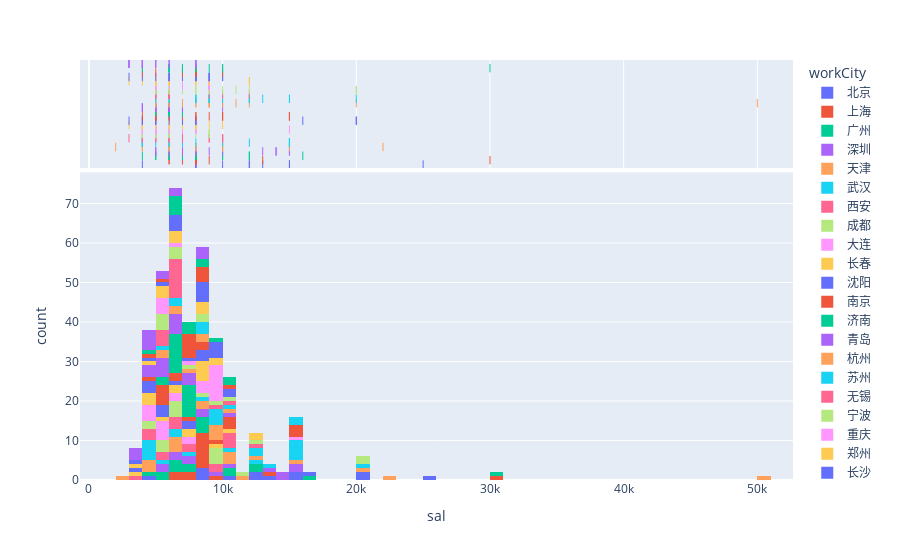

Notebook source saved alongside this figure:
### Code cell
ep.histogram(data, x='sal', color='workCity', marginal="rug",)

### Figure 1 — Plotly figure (JSON) as saved in the notebook; plotly's stock layout.template omitted (floating-point values rounded to 4 significant figures)
{"data": [{"alignmentgroup": "True", "bingroup": "x", "hovertemplate": "workCity=北京<br>sal=%{x}<br>count=%{y}<extra></extra>", "legendgroup": "北京", "marker": {"color": "#636efa", "pattern": {"shape": ""}}, "name": "北京", "offsetgroup": "北京", "orientation": "v", "showlegend": true, "type": "histogram", "x": [8000, 25000, 8000, 8000, 15000, 10000, 12000, null, null, null, 15000, 13000, null, 12000, 4000], "xaxis": "x", "yaxis": "y"}, {"alignmentgroup": "True", "boxpoints": "all", "fillcolor": "rgba(255,255,255,0)", "hoveron": "points", "hovertemplate": "workCity=北京<br>sal=%{x}<extra></extra>", "jitter": 0, "legendgroup": "北京", "line": {"color": "rgba(255,255,255,0)"}, "marker": {"color": "#636efa", "symbol": "line-ns-open"}, "name": "北京", "offsetgroup": "北京", "showlegend": false, "type": "box", "x": [8000, 25000, 8000, 8000, 15000, 10000, 12000, null, null, null, 15000, 13000, null, 12000, 4000], "xaxis": "x2", "yaxis": "y2"}, {"alignmentgroup": "True", "bingroup": "x", "hovertemplate": "workCity=上海<br>sal=%{x}<br>count=%{y}<extra></extra>", "legendgroup": "上海", "marker": {"color": "#EF553B", "pattern": {"shape": ""}}, "name": "上海", "offsetgroup": "上海", "orientation": "v", "showlegend": true, "type": "histogram", "x": [null, 8000, 8000, 6000, 8000, 7000, 7000, 13000, 30000, 6000, 8000, 8000, 9000, 8000, 8000, 8000, 8000], "xaxis": "x", "yaxis": "y"}, {"alignmentgroup": "True", "boxpoints": "all", "fillcolor": "rgba(255,255,255,0)", "hoveron": "points", "hovertemplate": "workCity=上海<br>sal=%{x}<extra></extra>", "jitter": 0, "legendgroup": "上海", "line": {"color": "rgba(255,255,255,0)"}, "marker": {"color": "#EF553B", "symbol": "line-ns-open"}, "name": "上海", "offsetgroup": "上海", "showlegend": false, "type": "box", "x": [null, 8000, 8000, 6000, 8000, 7000, 7000, 13000, 30000, 6000, 8000, 8000, 9000, 8000, 8000, 8000, 8000], "xaxis": "x2", "yaxis": "y2"}, {"alignmentgroup": "True", "bingroup": "x", "hovertemplate": "workCity=广州<br>sal=%{x}<br>count=%{y}<extra></extra>", "legendgroup": "广州", "marker": {"color": "#00cc96", "pattern": {"shape": ""}}, "name": "广州", "offsetgroup": "广州", "orientation": "v", "showlegend": true, "type": "histogram", "x": [8000, 7000, 8000, 6000, 5000, 4000, 8000, 10000, 6000, 16000, 12000, 5000, 7000, 10000, 6000, 8000, 12000], "xaxis": "x", "yaxis": "y"}, {"alignmentgroup": "True", "boxpoints": "all", "fillcolor": "rgba(255,255,255,0)", "hoveron": "points", "hovertemplate": "workCity=广州<br>sal=%{x}<extra></extra>", "jitter": 0, "legendgroup": "广州", "line": {"color": "rgba(255,255,255,0)"}, "marker": {"color": "#00cc96", "symbol": "line-ns-open"}, "name": "广州", "offsetgroup": "广州", "showlegend": false, "type": "box", "x": [8000, 7000, 8000, 6000, 5000, 4000, 8000, 10000, 6000, 16000, 12000, 5000, 7000, 10000, 6000, 8000, 12000], "xaxis": "x2", "yaxis": "y2"}, {"alignmentgroup": "True", "bingroup": "x", "hovertemplate": "workCity=深圳<br>sal=%{x}<br>count=%{y}<extra></extra>", "legendgroup": "深圳", "marker": {"color": "#ab63fa", "pattern": {"shape": ""}}, "name": "深圳", "offsetgroup": "深圳", "orientation": "v", "showlegend": true, "type": "histogram", "x": [7000, 6000, 10000, 9000, 8000, null, 6000, 5000, 7000, 15000, 5000, 8000, 14000, 14000, 15000, 13000], "xaxis": "x", "yaxis": "y"}, {"alignmentgroup": "True", "boxpoints": "all", "fillcolor": "rgba(255,255,255,0)", "hoveron": "points", "hovertemplate": "workCity=深圳<br>sal=%{x}<extra></extra>", "jitter": 0, "legendgroup": "深圳", "line": {"color": "rgba(255,255,255,0)"}, "marker": {"color": "#ab63fa", "symbol": "line-ns-open"}, "name": "深圳", "offsetgroup": "深圳", "showlegend": false, "type": "box", "x": [7000, 6000, 10000, 9000, 8000, null, 6000, 5000, 7000, 15000, 5000, 8000, 14000, 14000, 15000, 13000], "xaxis": "x2", "yaxis": "y2"}, {"alignmentgroup": "True", "bingroup": "x", "hovertemplate": "workCity=天津<br>sal=%{x}<br>count=%{y}<extra></extra>", "legendgroup": "天津", "marker": {"color": "#FFA15A", "pattern": {"shape": ""}}, "name": "天津", "offsetgroup": "天津", "orientation": "v", "showlegend": true, "type": "histogram", "x": [8000, 10000, 15000, 4000, 6000, 4000, 6000, 6000, null, 4000, 10000, 6000, 2000, 10000, 8000, 22000], "xaxis": "x", "yaxis": "y"}, {"alignmentgroup": "True", "boxpoints": "all", "fillcolor": "rgba(255,255,255,0)", "hoveron": "points", "hovertemplate": "workCity=天津<br>sal=%{x}<extra></extra>", "jitter": 0, "legendgroup": "天津", "line": {"color": "rgba(255,255,255,0)"}, "marker": {"color": "#FFA15A", "symbol": "line-ns-open"}, "name": "天津", "offsetgroup": "天津", "showlegend": false, "type": "box", "x": [8000, 10000, 15000, 4000, 6000, 4000, 6000, 6000, null, 4000, 10000, 6000, 2000, 10000, 8000, 22000], "xaxis": "x2", "yaxis": "y2"}, {"alignmentgroup": "True", "bingroup": "x", "hovertemplate": "workCity=武汉<br>sal=%{x}<br>count=%{y}<extra></extra>", "legendgroup": "武汉", "marker": {"color": "#19d3f3", "pattern": {"shape": ""}}, "name": "武汉", "offsetgroup": "武汉", "orientation": "v", "showlegend": true, "type": "histogram", "x": [15000, 7000, 4000, 4000, 4000, 6000, 15000, 15000, 15000, 5000, 10000, 15000, 6000, null, 4000, 4000, null, 8000, 12000], "xaxis": "x", "yaxis": "y"}, {"alignmentgroup": "True", "boxpoints": "all", "fillcolor": "rgba(255,255,255,0)", "hoveron": "points", "hovertemplate": "workCity=武汉<br>sal=%{x}<extra></extra>", "jitter": 0, "legendgroup": "武汉", "line": {"color": "rgba(255,255,255,0)"}, "marker": {"color": "#19d3f3", "symbol": "line-ns-open"}, "name": "武汉", "offsetgroup": "武汉", "showlegend": false, "type": "box", "x": [15000, 7000, 4000, 4000, 4000, 6000, 15000, 15000, 15000, 5000, 10000, 15000, 6000, null, 4000, 4000, null, 8000, 12000], "xaxis": "x2", "yaxis": "y2"}, {"alignmentgroup": "True", "bingroup": "x", "hovertemplate": "workCity=西安<br>sal=%{x}<br>count=%{y}<extra></extra>", "legendgroup": "西安", "marker": {"color": "#FF6692", "pattern": {"shape": ""}}, "name": "西安", "offsetgroup": "西安", "orientation": "v", "showlegend": true, "type": "histogram", "x": [4000, 3000, 10000, 4000, 9000, 10000, 10000, 6000, 5000, 7000, 6000, 10000, 4000, 6000, null, 9000, 5000, 7000], "xaxis": "x", "yaxis": "y"}, {"alignmentgroup": "True", "boxpoints": "all", "fillcolor": "rgba(255,255,255,0)", "hoveron": "points", "hovertemplate": "workCity=西安<br>sal=%{x}<extra></extra>", "jitter": 0, "legendgroup": "西安", "line": {"color": "rgba(255,255,255,0)"}, "marker": {"color": "#FF6692", "symbol": "line-ns-open"}, "name": "西安", "offsetgroup": "西安", "showlegend": false, "type": "box", "x": [4000, 3000, 10000, 4000, 9000, 10000, 10000, 6000, 5000, 7000, 6000, 10000, 4000, 6000, null, 9000, 5000, 7000], "xaxis": "x2", "yaxis": "y2"}, {"alignmentgroup": "True", "bingroup": "x", "hovertemplate": "workCity=成都<br>sal=%{x}<br>count=%{y}<extra></extra>", "legendgroup": "成都", "marker": {"color": "#B6E880", "pattern": {"shape": ""}}, "name": "成都", "offsetgroup": "成都", "orientation": "v", "showlegend": true, "type": "histogram", "x": [null, null, 4000, 6000, 9000, 6000, 5000, 6000, 5000, 5000, 9000, 9000, 8000, 6000, 4000, 9000], "xaxis": "x", "yaxis": "y"}, {"alignmentgroup": "True", "boxpoints": "all", "fillcolor": "rgba(255,255,255,0)", "hoveron": "points", "hovertemplate": "workCity=成都<br>sal=%{x}<extra></extra>", "jitter": 0, "legendgroup": "成都", "line": {"color": "rgba(255,255,255,0)"}, "marker": {"color": "#B6E880", "symbol": "line-ns-open"}, "name": "成都", "offsetgroup": "成都", "showlegend": false, "type": "box", "x": [null, null, 4000, 6000, 9000, 6000, 5000, 6000, 5000, 5000, 9000, 9000, 8000, 6000, 4000, 9000], "xaxis": "x2", "yaxis": "y2"}, {"alignmentgroup": "True", "bingroup": "x", "hovertemplate": "workCity=大连<br>sal=%{x}<br>count=%{y}<extra></extra>", "legendgroup": "大连", "marker": {"color": "#FF97FF", "pattern": {"shape": ""}}, "name": "大连", "offsetgroup": "大连", "orientation": "v", "showlegend": true, "type": "histogram", "x": [4000, 4000, 15000, 8000, 5000, 4000, 7000, 8000, 6000, 5000, 8000, 7000, 6000, 5000, 5000, 5000, 4000], "xaxis": "x", "yaxis": "y"}, {"alignmentgroup": "True", "boxpoints": "all", "fillcolor": "rgba(255,255,255,0)", "hoveron": "points", "hovertemplate": "workCity=大连<br>sal=%{x}<extra></extra>", "jitter": 0, "legendgroup": "大连", "line": {"color": "rgba(255,255,255,0)"}, "marker": {"color": "#FF97FF", "symbol": "line-ns-open"}, "name": "大连", "offsetgroup": "大连", "showlegend": false, "type": "box", "x": [4000, 4000, 15000, 8000, 5000, 4000, 7000, 8000, 6000, 5000, 8000, 7000, 6000, 5000, 5000, 5000, 4000], "xaxis": "x2", "yaxis": "y2"}, {"alignmentgroup": "True", "bingroup": "x", "hovertemplate": "workCity=长春<br>sal=%{x}<br>count=%{y}<extra></extra>", "legendgroup": "长春", "marker": {"color": "#FECB52", "pattern": {"shape": ""}}, "name": "长春", "offsetgroup": "长春", "orientation": "v", "showlegend": true, "type": "histogram", "x": [5000, 4000, 8000, 6000, 7000, 6000, 4000, 10000, 7000, 3000, 8000, 4000, 8000, 9000, 8000, 8000], "xaxis": "x", "yaxis": "y"}, {"alignmentgroup": "True", "boxpoints": "all", "fillcolor": "rgba(255,255,255,0)", "hoveron": "points", "hovertemplate": "workCity=长春<br>sal=%{x}<extra></extra>", "jitter": 0, "legendgroup": "长春", "line": {"color": "rgba(255,255,255,0)"}, "marker": {"color": "#FECB52", "symbol": "line-ns-open"}, "name": "长春", "offsetgroup": "长春", "showlegend": false, "type": "box", "x": [5000, 4000, 8000, 6000, 7000, 6000, 4000, 10000, 7000, 3000, 8000, 4000, 8000, 9000, 8000, 8000], "xaxis": "x2", "yaxis": "y2"}, {"alignmentgroup": "True", "bingroup": "x", "hovertemplate": "workCity=沈阳<br>sal=%{x}<br>count=%{y}<extra></extra>", "legendgroup": "沈阳", "marker": {"color": "#636efa", "pattern": {"shape": ""}}, "name": "沈阳", "offsetgroup": "沈阳", "orientation": "v", "showlegend": true, "type": "histogram", "x": [5000, null, 4000, 8000, 5000, 7000, 16000, 3000, 20000, 5000, 7000, 4000, 20000, null, 6000, 8000, 4000, 8000], "xaxis": "x", "yaxis": "y"}, {"alignmentgroup": "True", "boxpoints": "all", "fillcolor": "rgba(255,255,255,0)", "hoveron": "points", "hovertemplate": "workCity=沈阳<br>sal=%{x}<extra></extra>", "jitter": 0, "legendgroup": "沈阳", "line": {"color": "rgba(255,255,255,0)"}, "marker": {"color": "#636efa", "symbol": "line-ns-open"}, "name": "沈阳", "offsetgroup": "沈阳", "showlegend": false, "type": "box", "x": [5000, null, 4000, 8000, 5000, 7000, 16000, 3000, 20000, 5000, 7000, 4000, 20000, null, 6000, 8000, 4000, 8000], "xaxis": "x2", "yaxis": "y2"}, {"alignmentgroup": "True", "bingroup": "x", "hovertemplate": "workCity=南京<br>sal=%{x}<br>count=%{y}<extra></extra>", "legendgroup": "南京", "marker": {"color": "#EF553B", "pattern": {"shape": ""}}, "name": "南京", "offsetgroup": "南京", "orientation": "v", "showlegend": true, "type": "histogram", "x": [8000, 5000, 6000, 15000, 5000, 4000, 6000, 15000, 10000, 5000, 7000, 5000, 10000, 15000, 5000, 10000, 8000, 9000], "xaxis": "x", "yaxis": "y"}, {"alignmentgroup": "True", "boxpoints": "all", "fillcolor": "rgba(255,255,255,0)", "hoveron": "points", "hovertemplate": "workCity=南京<br>sal=%{x}<extra></extra>", "jitter": 0, "legendgroup": "南京", "line": {"color": "rgba(255,255,255,0)"}, "marker": {"color": "#EF553B", "symbol": "line-ns-open"}, "name": "南京", "offsetgroup": "南京", "showlegend": false, "type": "box", "x": [8000, 5000, 6000, 15000, 5000, 4000, 6000, 15000, 10000, 5000, 7000, 5000, 10000, 15000, 5000, 10000, 8000, 9000], "xaxis": "x2", "yaxis": "y2"}, {"alignmentgroup": "True", "bingroup": "x", "hovertemplate": "workCity=济南<br>sal=%{x}<br>count=%{y}<extra></extra>", "legendgroup": "济南", "marker": {"color": "#00cc96", "pattern": {"shape": ""}}, "name": "济南", "offsetgroup": "济南", "orientation": "v", "showlegend": true, "type": "histogram", "x": [6000, 6000, 7000, 5000, 7000, 6000, 7000, 6000, 6000, 6000, 7000, 6000, 7000, 7000, 7000, 6000, 6000, 7000, 5000, 6000], "xaxis": "x", "yaxis": "y"}, {"alignmentgroup": "True", "boxpoints": "all", "fillcolor": "rgba(255,255,255,0)", "hoveron": "points", "hovertemplate": "workCity=济南<br>sal=%{x}<extra></extra>", "jitter": 0, "legendgroup": "济南", "line": {"color": "rgba(255,255,255,0)"}, "marker": {"color": "#00cc96", "symbol": "line-ns-open"}, "name": "济南", "offsetgroup": "济南", "showlegend": false, "type": "box", "x": [6000, 6000, 7000, 5000, 7000, 6000, 7000, 6000, 6000, 6000, 7000, 6000, 7000, 7000, 7000, 6000, 6000, 7000, 5000, 6000], "xaxis": "x2", "yaxis": "y2"}, {"alignmentgroup": "True", "bingroup": "x", "hovertemplate": "workCity=青岛<br>sal=%{x}<br>count=%{y}<extra></extra>", "legendgroup": "青岛", "marker": {"color": "#ab63fa", "pattern": {"shape": ""}}, "name": "青岛", "offsetgroup": "青岛", "orientation": "v", "showlegend": true, "type": "histogram", "x": [7000, 6000, 6000, 6000, 6000, 4000, 10000, 5000, 4000, 6000, 4000, 5000, 7000, 5000, 5000, 5000, 7000], "xaxis": "x", "yaxis": "y"}, {"alignmentgroup": "True", "boxpoints": "all", "fillcolor": "rgba(255,255,255,0)", "hoveron": "points", "hovertemplate": "workCity=青岛<br>sal=%{x}<extra></extra>", "jitter": 0, "legendgroup": "青岛", "line": {"color": "rgba(255,255,255,0)"}, "marker": {"color": "#ab63fa", "symbol": "line-ns-open"}, "name": "青岛", "offsetgroup": "青岛", "showlegend": false, "type": "box", "x": [7000, 6000, 6000, 6000, 6000, 4000, 10000, 5000, 4000, 6000, 4000, 5000, 7000, 5000, 5000, 5000, 7000], "xaxis": "x2", "yaxis": "y2"}, {"alignmentgroup": "True", "bingroup": "x", "hovertemplate": "workCity=杭州<br>sal=%{x}<br>count=%{y}<extra></extra>", "legendgroup": "杭州", "marker": {"color": "#FFA15A", "pattern": {"shape": ""}}, "name": "杭州", "offsetgroup": "杭州", "orientation": "v", "showlegend": true, "type": "histogram", "x": [5000, 11000, 9000, 9000, 5000, 6000, null, 6000, null, 10000, 50000, 9000, 9000, 8000, 7000, 20000, 12000, 8000], "xaxis": "x", "yaxis": "y"}, {"alignmentgroup": "True", "boxpoints": "all", "fillcolor": "rgba(255,255,255,0)", "hoveron": "points", "hovertemplate": "workCity=杭州<br>sal=%{x}<extra></extra>", "jitter": 0, "legendgroup": "杭州", "line": {"color": "rgba(255,255,255,0)"}, "marker": {"color": "#FFA15A", "symbol": "line-ns-open"}, "name": "杭州", "offsetgroup": "杭州", "showlegend": false, "type": "box", "x": [5000, 11000, 9000, 9000, 5000, 6000, null, 6000, null, 10000, 50000, 9000, 9000, 8000, 7000, 20000, 12000, 8000], "xaxis": "x2", "yaxis": "y2"}, {"alignmentgroup": "True", "bingroup": "x", "hovertemplate": "workCity=苏州<br>sal=%{x}<br>count=%{y}<extra></extra>", "legendgroup": "苏州", "marker": {"color": "#19d3f3", "pattern": {"shape": ""}}, "name": "苏州", "offsetgroup": "苏州", "orientation": "v", "showlegend": true, "type": "histogram", "x": [6000, 15000, 10000, null, 5000, 9000, 9000, 15000, 12000, 8000, 13000, 6000, 9000, 12000, 20000, 8000, 8000, 9000, null], "xaxis": "x", "yaxis": "y"}, {"alignmentgroup": "True", "boxpoints": "all", "fillcolor": "rgba(255,255,255,0)", "hoveron": "points", "hovertemplate": "workCity=苏州<br>sal=%{x}<extra></extra>", "jitter": 0, "legendgroup": "苏州", "line": {"color": "rgba(255,255,255,0)"}, "marker": {"color": "#19d3f3", "symbol": "line-ns-open"}, "name": "苏州", "offsetgroup": "苏州", "showlegend": false, "type": "box", "x": [6000, 15000, 10000, null, 5000, 9000, 9000, 15000, 12000, 8000, 13000, 6000, 9000, 12000, 20000, 8000, 8000, 9000, null], "xaxis": "x2", "yaxis": "y2"}, {"alignmentgroup": "True", "bingroup": "x", "hovertemplate": "workCity=无锡<br>sal=%{x}<br>count=%{y}<extra></extra>", "legendgroup": "无锡", "marker": {"color": "#FF6692", "pattern": {"shape": ""}}, "name": "无锡", "offsetgroup": "无锡", "orientation": "v", "showlegend": true, "type": "histogram", "x": [6000, 10000, 6000, 5000, 6000, 5000, 12000, 6000, 6000, 6000, 6000, 6000, null, 9000, 6000, 6000, 5000, 5000], "xaxis": "x", "yaxis": "y"}, {"alignmentgroup": "True", "boxpoints": "all", "fillcolor": "rgba(255,255,255,0)", "hoveron": "points", "hovertemplate": "workCity=无锡<br>sal=%{x}<extra></extra>", "jitter": 0, "legendgroup": "无锡", "line": {"color": "rgba(255,255,255,0)"}, "marker": {"color": "#FF6692", "symbol": "line-ns-open"}, "name": "无锡", "offsetgroup": "无锡", "showlegend": false, "type": "box", "x": [6000, 10000, 6000, 5000, 6000, 5000, 12000, 6000, 6000, 6000, 6000, 6000, null, 9000, 6000, 6000, 5000, 5000], "xaxis": "x2", "yaxis": "y2"}, {"alignmentgroup": "True", "bingroup": "x", "hovertemplate": "workCity=宁波<br>sal=%{x}<br>count=%{y}<extra></extra>", "legendgroup": "宁波", "marker": {"color": "#B6E880", "pattern": {"shape": ""}}, "name": "宁波", "offsetgroup": "宁波", "orientation": "v", "showlegend": true, "type": "histogram", "x": [5000, 12000, 9000, 5000, 8000, null, 7000, 6000, 5000, 10000, 20000, 6000, 6000, 8000, 11000, 20000, 5000, null], "xaxis": "x", "yaxis": "y"}, {"alignmentgroup": "True", "boxpoints": "all", "fillcolor": "rgba(255,255,255,0)", "hoveron": "points", "hovertemplate": "workCity=宁波<br>sal=%{x}<extra></extra>", "jitter": 0, "legendgroup": "宁波", "line": {"color": "rgba(255,255,255,0)"}, "marker": {"color": "#B6E880", "symbol": "line-ns-open"}, "name": "宁波", "offsetgroup": "宁波", "showlegend": false, "type": "box", "x": [5000, 12000, 9000, 5000, 8000, null, 7000, 6000, 5000, 10000, 20000, 6000, 6000, 8000, 11000, 20000, 5000, null], "xaxis": "x2", "yaxis": "y2"}, {"alignmentgroup": "True", "bingroup": "x", "hovertemplate": "workCity=重庆<br>sal=%{x}<br>count=%{y}<extra></extra>", "legendgroup": "重庆", "marker": {"color": "#FF97FF", "pattern": {"shape": ""}}, "name": "重庆", "offsetgroup": "重庆", "orientation": "v", "showlegend": true, "type": "histogram", "x": [5000, 5000, 9000, 9000, 9000, 5000, 9000, 6000, 7000, 9000, 9000, 9000, 9000, null, 9000, 5000], "xaxis": "x", "yaxis": "y"}, {"alignmentgroup": "True", "boxpoints": "all", "fillcolor": "rgba(255,255,255,0)", "hoveron": "points", "hovertemplate": "workCity=重庆<br>sal=%{x}<extra></extra>", "jitter": 0, "legendgroup": "重庆", "line": {"color": "rgba(255,255,255,0)"}, "marker": {"color": "#FF97FF", "symbol": "line-ns-open"}, "name": "重庆", "offsetgroup": "重庆", "showlegend": false, "type": "box", "x": [5000, 5000, 9000, 9000, 9000, 5000, 9000, 6000, 7000, 9000, 9000, 9000, 9000, null, 9000, 5000], "xaxis": "x2", "yaxis": "y2"}, {"alignmentgroup": "True", "bingroup": "x", "hovertemplate": "workCity=郑州<br>sal=%{x}<br>count=%{y}<extra></extra>", "legendgroup": "郑州", "marker": {"color": "#FECB52", "pattern": {"shape": ""}}, "name": "郑州", "offsetgroup": "郑州", "orientation": "v", "showlegend": true, "type": "histogram", "x": [6000, 6000, 6000, 8000, 8000, 3000, 5000, 12000, 8000, 5000, 5000, 12000, 9000, 9000, 4000], "xaxis": "x", "yaxis": "y"}, {"alignmentgroup": "True", "boxpoints": "all", "fillcolor": "rgba(255,255,255,0)", "hoveron": "points", "hovertemplate": "workCity=郑州<br>sal=%{x}<extra></extra>", "jitter": 0, "legendgroup": "郑州", "line": {"color": "rgba(255,255,255,0)"}, "marker": {"color": "#FECB52", "symbol": "line-ns-open"}, "name": "郑州", "offsetgroup": "郑州", "showlegend": false, "type": "box", "x": [6000, 6000, 6000, 8000, 8000, 3000, 5000, 12000, 8000, 5000, 5000, 12000, 9000, 9000, 4000], "xaxis": "x2", "yaxis": "y2"}, {"alignmentgroup": "True", "bingroup": "x", "hovertemplate": "workCity=长沙<br>sal=%{x}<br>count=%{y}<extra></extra>", "legendgroup": "长沙", "marker": {"color": "#636efa", "pattern": {"shape": ""}}, "name": "长沙", "offsetgroup": "长沙", "orientation": "v", "showlegend": true, "type": "histogram", "x": [5000, 6000, 6000, 8000, 8000, 4000, 7000, 9000, 8000, 6000, 8000, 9000, 8000, null, 9000, 6000, 10000, 10000, 3000, 9000], "xaxis": "x", "yaxis": "y"}, {"alignmentgroup": "True", "boxpoints": "all", "fillcolor": "rgba(255,255,255,0)", "hoveron": "points", "hovertemplate": "workCity=长沙<br>sal=%{x}<extra></extra>", "jitter": 0, "legendgroup": "长沙", "line": {"color": "rgba(255,255,255,0)"}, "marker": {"color": "#636efa", "symbol": "line-ns-open"}, "name": "长沙", "offsetgroup": "长沙", "showlegend": false, "type": "box", "x": [5000, 6000, 6000, 8000, 8000, 4000, 7000, 9000, 8000, 6000, 8000, 9000, 8000, null, 9000, 6000, 10000, 10000, 3000, 9000], "xaxis": "x2", "yaxis": "y2"}, {"alignmentgroup": "True", "bingroup": "x", "hovertemplate": "workCity=福州<br>sal=%{x}<br>count=%{y}<extra></extra>", "legendgroup": "福州", "marker": {"color": "#EF553B", "pattern": {"shape": ""}}, "name": "福州", "offsetgroup": "福州", "orientation": "v", "showlegend": true, "type": "histogram", "x": [7000, 7000, 7000, 8000, 7000, 7000, 5000, 8000, 8000, 4000, null, 8000, 7000, 10000, null], "xaxis": "x", "yaxis": "y"}, {"alignmentgroup": "True", "boxpoints": "all", "fillcolor": "rgba(255,255,255,0)", "hoveron": "points", "hovertemplate": "workCity=福州<br>sal=%{x}<extra></extra>", "jitter": 0, "legendgroup": "福州", "line": {"color": "rgba(255,255,255,0)"}, "marker": {"color": "#EF553B", "symbol": "line-ns-open"}, "name": "福州", "offsetgroup": "福州", "showlegend": false, "type": "box", "x": [7000, 7000, 7000, 8000, 7000, 7000, 5000, 8000, 8000, 4000, null, 8000, 7000, 10000, null], "xaxis": "x2", "yaxis": "y2"}, {"alignmentgroup": "True", "bingroup": "x", "hovertemplate": "workCity=厦门<br>sal=%{x}<br>count=%{y}<extra></extra>", "legendgroup": "厦门", "marker": {"color": "#00cc96", "pattern": {"shape": ""}}, "name": "厦门", "offsetgroup": "厦门", "orientation": "v", "showlegend": true, "type": "histogram", "x": [30000, 8000, 7000, 6000, 7000, 7000, 6000, 9000, 6000, 10000, 6000, 8000, 6000, 10000, 4000], "xaxis": "x", "yaxis": "y"}, {"alignmentgroup": "True", "boxpoints": "all", "fillcolor": "rgba(255,255,255,0)", "hoveron": "points", "hovertemplate": "workCity=厦门<br>sal=%{x}<extra></extra>", "jitter": 0, "legendgroup": "厦门", "line": {"color": "rgba(255,255,255,0)"}, "marker": {"color": "#00cc96", "symbol": "line-ns-open"}, "name": "厦门", "offsetgroup": "厦门", "showlegend": false, "type": "box", "x": [30000, 8000, 7000, 6000, 7000, 7000, 6000, 9000, 6000, 10000, 6000, 8000, 6000, 10000, 4000], "xaxis": "x2", "yaxis": "y2"}, {"alignmentgroup": "True", "bingroup": "x", "hovertemplate": "workCity=哈尔滨<br>sal=%{x}<br>count=%{y}<extra></extra>", "legendgroup": "哈尔滨", "marker": {"color": "#ab63fa", "pattern": {"shape": ""}}, "name": "哈尔滨", "offsetgroup": "哈尔滨", "orientation": "v", "showlegend": true, "type": "histogram", "x": [3000, 4000, 3000, 4000, 6000, 8000, 3000, 5000, 8000, null, 4000, 4000, 5000, 4000, 6000, 8000], "xaxis": "x", "yaxis": "y"}, {"alignmentgroup": "True", "boxpoints": "all", "fillcolor": "rgba(255,255,255,0)", "hoveron": "points", "hovertemplate": "workCity=哈尔滨<br>sal=%{x}<extra></extra>", "jitter": 0, "legendgroup": "哈尔滨", "line": {"color": "rgba(255,255,255,0)"}, "marker": {"color": "#ab63fa", "symbol": "line-ns-open"}, "name": "哈尔滨", "offsetgroup": "哈尔滨", "showlegend": false, "type": "box", "x": [3000, 4000, 3000, 4000, 6000, 8000, 3000, 5000, 8000, null, 4000, 4000, 5000, 4000, 6000, 8000], "xaxis": "x2", "yaxis": "y2"}], "layout": {"barmode": "relative", "legend": {"title": {"text": "workCity"}, "tracegroupgap": 0}, "margin": {"t": 60}, "xaxis": {"anchor": "y", "domain": [0, 1], "title": {"text": "sal"}}, "xaxis2": {"anchor": "y2", "domain": [0, 1], "matches": "x", "showgrid": true, "showticklabels": false}, "yaxis": {"anchor": "x", "domain": [0, 0.7326], "title": {"text": "count"}}, "yaxis2": {"anchor": "x2", "domain": [0.7426, 1], "matches": "y2", "showgrid": false, "showline": false, "showticklabels": false, "ticks": ""}}}
